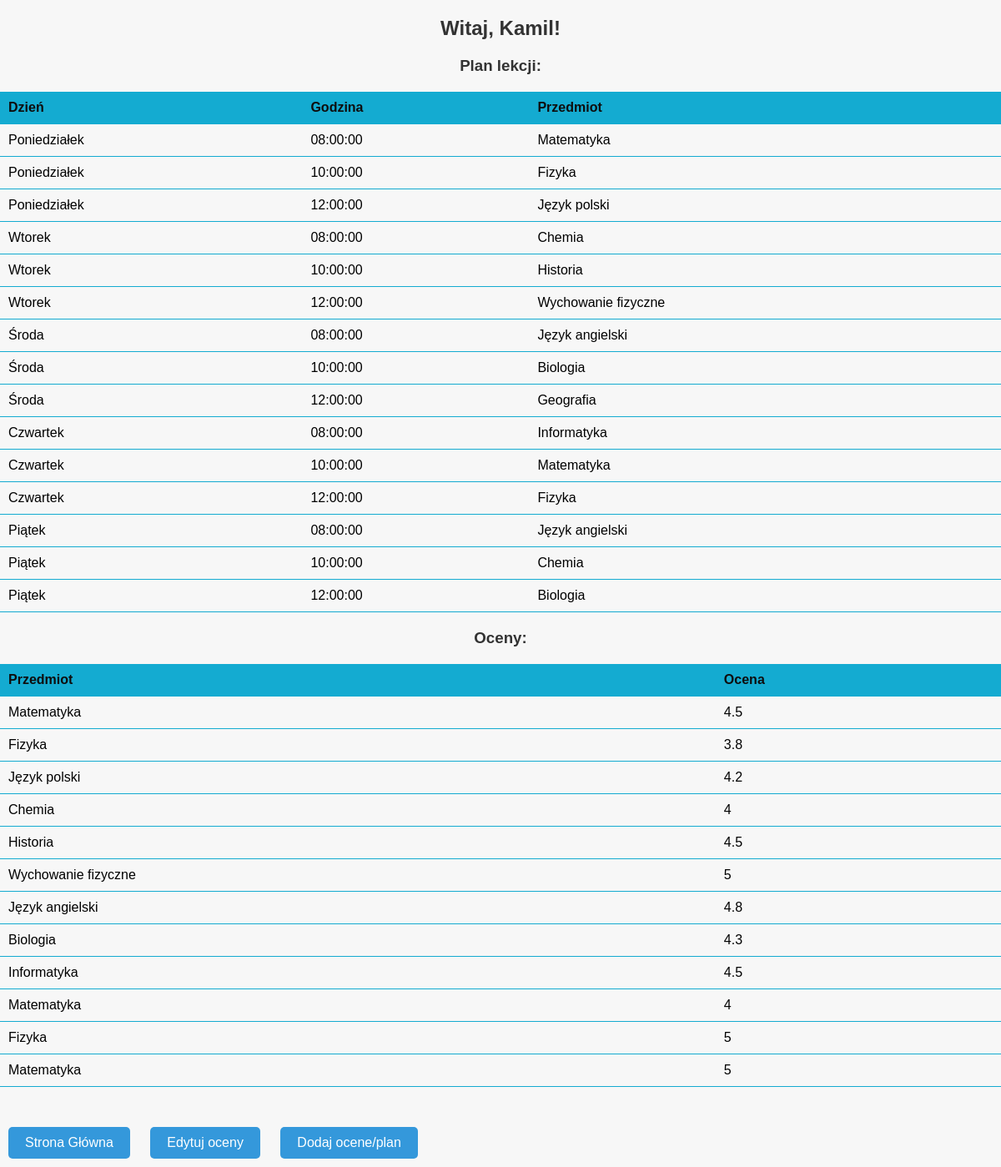
/dashboard.php (signed in), run on the app's committed database.
### tables this page shows
CREATE TABLE `timetable` (
  `lesson_id` int(11) NOT NULL,
  `day` varchar(20) NOT NULL,
  `time` time NOT NULL,
  `subject` varchar(50) NOT NULL,
  `user_id` int(11) DEFAULT NULL
);

CREATE TABLE `grades` (
  `grade_id` int(11) NOT NULL,
  `subject` varchar(50) NOT NULL,
  `grade` float NOT NULL,
  `user_id` int(11) DEFAULT NULL
);

### dashboard.php (the view, shortened to what this page needs)
<?php
require_once('db_config.php');
$username = $_SESSION['username'];
$sql_timetable = "SELECT * FROM timetable WHERE user_id = (SELECT user_id FROM users WHERE username = '$username')";
$result_timetable = $conn->query($sql_timetable);
$sql_grades = "SELECT * FROM grades WHERE user_id = (SELECT user_id FROM users WHERE username = '$username')";
$result_grades = $conn->query($sql_grades);
?>
<!DOCTYPE html>
<html lang="pl">
<head>
    <link rel="stylesheet" href="style.css">
</head>
<body>
    <h2>Witaj, <?php echo $username; ?>!</h2>
    <h3>Plan lekcji:</h3>
    <table>
        <tr>
            <th>Dzień</th>
            <th>Godzina</th>
            <th>Przedmiot</th>
        </tr>
        <?php
        if ($result_timetable->num_rows > 0) {
            while($row = $result_timetable->fetch_assoc()) {
                echo "<tr><td>" . $row["day"] . "</td><td>" . $row["time"] . "</td><td>" . $row["subject"] . "</td></tr>";
            }
        } else {
            echo "<tr><td colspan='3'>Brak danych</td></tr>";
        }
        ?>
    </table>
    <h3>Oceny:</h3>
    <table>
        <tr>
            <th>Przedmiot</th>
            <th>Ocena</th>
        </tr>
        <?php
        if ($result_grades->num_rows > 0) {
            while($row = $result_grades->fetch_assoc()) {
                echo "<tr><td>" . $row["subject"] . "</td><td>" . $row["grade"] . "</td></tr>";
            }
        } else {
            echo "<tr><td colspan='2'>Brak danych</td></tr>";
        }
        ?>
    </table>
    <br>
    <a href="index.html">Strona Główna</a>
    <a href="grades.php" class="btn"> Edytuj oceny</a>
    <a href="dodawanie.php"class=btn>Dodaj ocene/plan</a>
</body>
</html>

### style.css (style rules this page uses)
body { font-family: Arial, sans-serif; background-color: #f7f7f7; margin: 0; padding: 0; }
h2, h3 { text-align: center; margin-bottom: 20px; color: #333; }
table { width: 100%; border-collapse: collapse; margin-bottom: 20px; }
table th, table td { padding: 10px; text-align: left; border-bottom: 1px solid rgb(20, 171, 209); }
table th { background-color: rgb(20, 171, 209); color: #0e0d0d; }
a { display: inline-block; padding: 10px 20px; margin: 10px; background-color: #3498db; color: #fff; text-decoration: none; border-radius: 5px; transition: background-color 0.3s ease; }

### data on the page
timetable: day "Poniedziałek", time "08:00:00", subject "Matematyka"
timetable: day "Poniedziałek", time "10:00:00", subject "Fizyka"
timetable: day "Poniedziałek", time "12:00:00", subject "Język polski"
timetable: day "Wtorek", time "08:00:00", subject "Chemia"
timetable: day "Wtorek", time "10:00:00", subject "Historia"
timetable: day "Wtorek", time "12:00:00", subject "Wychowanie fizyczne"
timetable: day "Środa", time "08:00:00", subject "Język angielski"
timetable: day "Środa", time "10:00:00", subject "Biologia"
timetable: day "Środa", time "12:00:00", subject "Geografia"
timetable: day "Czwartek", time "08:00:00", subject "Informatyka"
timetable: day "Czwartek", time "10:00:00", subject "Matematyka"
timetable: day "Czwartek", time "12:00:00", subject "Fizyka"
timetable: day "Piątek", time "08:00:00", subject "Język angielski"
timetable: day "Piątek", time "10:00:00", subject "Chemia"
timetable: day "Piątek", time "12:00:00", subject "Biologia"
grades: subject "Matematyka", grade "4.5"
grades: subject "Fizyka", grade "3.8"
grades: subject "Język polski", grade "4.2"
grades: subject "Chemia", grade "4"
grades: subject "Historia", grade "4.5"
grades: subject "Wychowanie fizyczne", grade "5"
grades: subject "Język angielski", grade "4.8"
grades: subject "Biologia", grade "4.3"
grades: subject "Informatyka", grade "4.5"
grades: subject "Matematyka", grade "4"
grades: subject "Fizyka", grade "5"
grades: subject "Matematyka", grade "5"

### other printed values
$username "Kamil"
